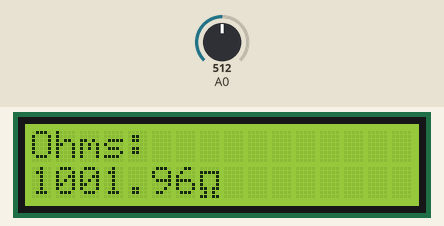
Bench run of a sketch on a simulated Arduino Uno, built with avr-gcc and run on an emulated ATmega328P. Shown: 16×2 character LCD. Inputs (shaded band) come from the test bench; at power-on: A0 = 512. What the sketch prints to the serial monitor is not drawn.

Above: at 1.2 s.
1.3 s: A0 set to 1016
At 2.2 s:
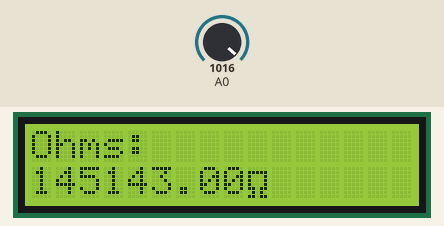
3.4 s: A0 set to 1023
At 4.9 s:
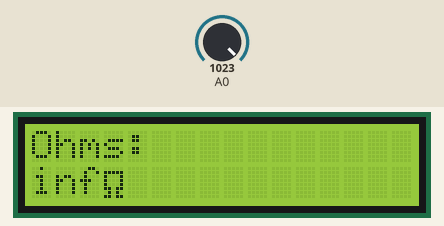
5.2 s: A0 set to 900
At 6.6 s:
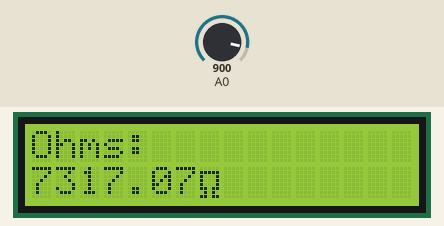
Timing chart, 0 to 8.2 s (numbered marks = the images above; inputs shaded):
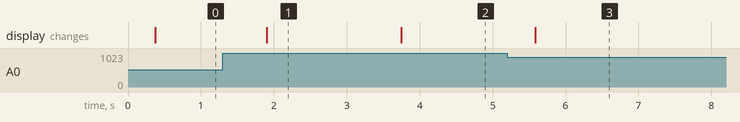

Measured:
- the behaviour switches between 1022 and 1023 on A0 (found by bisection; images 1 and 2)
- after the input at 1.3 s, the display: changes after 0.61 s (image 1)
- after the input at 3.4 s, the display: changes after 0.35 s (image 2)
- after the input at 5.2 s, the display: changes after 0.38 s (image 3)

The sketch:

OhmMeterLab03.ino
```cpp
/*
  Ohm Meter using LCD and 1kOhm Pull-Up Resistor

  Program Goal:
  - Utilize using reading of analog inputs calculate the resistance (Ohms).
  - Display the Ohms value on an LCD with omega symbol using LiquidCrystal libraries.

  Main Theme:
  Using reading analog input to calculate voltage, current, and ultimately the Ohms value using Ohm's Law and float variables .
  Using LiquidCryslal libraries have the results displayed on an LCD, with a custom character (Omega symbol) to represent Ohms.

  LiquidCrystal Commands and Functions Used:
  - lcd.begin(cols, rows)
  - lcd.createChar(index, charArray)
  - lcd.setCursor(col, row)
  - lcd.print(str)
  - lcd.clear()
  - lcd.write(char)

 lcd Pin Configuration:
  - LCD RS pin to digital pin 12
  - LCD Enable pin to digital pin 11
  - LCD D4 pin to digital pin 5
  - LCD D5 pin to digital pin 4
  - LCD D6 pin to digital pin 3
  - LCD D7 pin to digital pin 2


*/

#include <LiquidCrystal.h> // Includes LiquidCrystal llibrary which is used to program with lcd.

const int rs = 12, en = 11, d4 = 5, d5 = 4, d6 = 3, d7 = 2; //Defines the lcd pin configuration.
LiquidCrystal lcd(rs, en, d4, d5, d6, d7); // // Initializes LiquidCrystal object and tells what pins are being used on lcd.

// Create a custom character using binary to say which cells are illmuanted and which are not.
byte customChar[8] = {

  0b00000,
  0b11111,
  0b10001,
  0b10001,
  0b10001,
  0b11011,
  0b01010,
  0b11011

};

void setup() {

Serial.begin(9600); //  // Initialize serial communication at 9600 baud.
lcd.begin(16, 2); // Definess how many rows and collumns there are on lcd being used.
// The first line and colunm are line and colunm 0.
lcd.createChar(0, customChar); // Initializes first custom character.

}

void loop() {

int sensorValue = analogRead (A0); // sensorValue variable is equal to reading of analog value of pin A0.
Serial.print("BitValue:");// Prints out exactly whats in "" on Serial Monitor.
Serial.print(sensorValue);// Prints out value of sensorValue variable.

float voltage = sensorValue* (5.0/1023.0);// Converts the analog reading (0 - 1023 or 16bit) to  voltage (0 - 5V) by multiplying bit value by the rate of change of the linear relationship between bits and volts.
Serial.print("\t");// Prints space on Serial Monitor.
Serial.print ("voltage:");// Prints exactly what's in "" on Serial Monitor.
Serial.print(voltage);// print out voltage value on to on Serial Monitor.
delay(100);// // delay for readability in the serial monitor.

// Finding current in Amperes using ohms law (I=V/R). 1000ohms is reisitance cause that is resistance of pull up resistor.
float vAcross = (5.0 - voltage);
float current = (vAcross/1000);
Serial.print("\t");// Prints space on Serial Monitor.
Serial.print ("current(amps)t:");// Prints exactly what's in "" on Serial Monitor.
Serial.print(current,5);// Print out value for current on Serial Monitor with five decimal places.
delay(100);// delay for readability in the serial monitor.

float Ohms=  (voltage/current);// Divides value of voltage and value of current to find ohms value acording to Ohms law R=V/I.
Serial.print("\t");// prints space on Serial Monitor.
Serial.print("\t");// prints a second space on Serial Monitor.
Serial.print ("Ohms:");// prints exactly what's in ""
Serial.println(Ohms);// Print value of Ohms to Serial Monitor.ln makes it so that everything printed after this print, is printed on a new line every time code is looped.
delay(100);// delay for readability in the serial monitor.

lcd.clear(); // Clear the lcd display.This is done to refresh display to prevent any artifacting.

lcd.setCursor(0, 0); // Set the cursor to column 0, line 0.
lcd.print("Ohms:"); // Prints exactly whats in "" on lcd starting from last place cursor was set.
lcd.setCursor(0, 1); // Set the cursor to column 0, line 1.
lcd.print(Ohms);  // Prints the updated value for Ohms on lcd starting from last place cursor was set.
lcd.write(8); // Prints custom character in this case omega symbol on lcd starting from most last location of cursor in this case after ohm value.
}  
```
